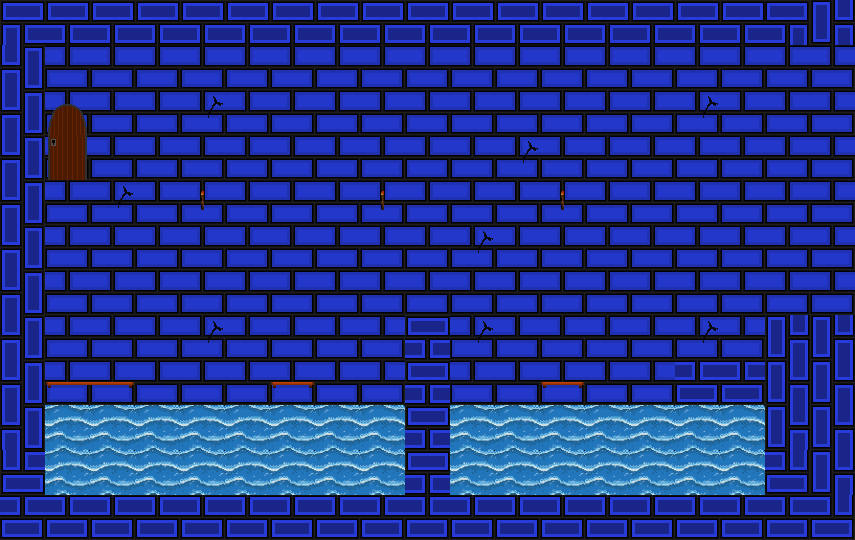

Rendered tile map (Tiled .tmx) drawn with the repository's tilesets; below, a short description and the full map source, tile grids included:
An orthogonal 19x12 tile map with 45x45 px tiles, 2 tile layers (Calque de Tuiles 1, Calque de Tuiles 2), 3 tilesets.

<map version="1.5" tiledversion="1.7.2" orientation="orthogonal" renderorder="right-down" width="19" height="12" tilewidth="45" tileheight="45" infinite="0" nextlayerid="3" nextobjectid="1">
 <tileset firstgid="1" name="briques sol (1)" tilewidth="45" tileheight="45" tilecount="42" columns="6">
  <image source="briques sol.png" width="270" height="315" />
 </tileset>
 <tileset firstgid="43" name="brique v finale" tilewidth="45" tileheight="45" tilecount="16" columns="4">
  <image source="briques_fond.png" width="180" height="180" />
 </tileset>
 <tileset firstgid="59" name="New Piskel" tilewidth="45" tileheight="45" tilecount="16" columns="4">
  <image source="decor.png" width="180" height="180" />
 </tileset>
 <layer id="1" name="Calque de Tuiles 1" width="19" height="12">
  <data encoding="csv">
23,19,19,19,19,19,19,19,19,19,19,19,19,19,19,19,19,2147483671,20,
18,49,49,49,49,49,49,49,49,49,49,49,49,49,49,49,49,49,49,
18,49,49,49,50,49,49,49,49,49,49,49,49,49,49,50,49,49,49,
18,49,49,49,49,49,49,49,49,49,49,50,49,49,49,49,49,49,49,
18,49,50,49,51,49,49,49,51,49,49,49,51,49,49,49,49,49,49,
18,49,49,49,49,49,49,49,49,49,50,49,49,49,49,49,49,49,49,
18,49,49,49,49,49,49,49,49,49,49,49,49,49,49,49,49,49,49,
18,49,49,49,50,49,49,49,49,19,50,49,49,49,49,50,49,20,20,
18,49,49,49,49,49,49,49,49,19,49,49,49,49,49,17,17,20,20,
18,41,41,41,41,41,41,41,41,19,41,41,41,41,41,41,41,20,20,
2147483669,41,41,41,41,41,41,41,41,19,41,41,41,41,41,41,41,21,20,
17,17,17,17,17,17,17,17,17,17,17,17,17,17,17,17,17,17,21
</data>
 </layer>
 <layer id="2" name="Calque de Tuiles 2" width="19" height="12">
  <data encoding="csv">
0,0,0,0,0,0,0,0,0,0,0,0,0,0,0,0,0,0,0,
0,0,0,0,0,0,0,0,0,0,0,0,0,0,0,0,0,0,0,
0,67,0,0,0,0,0,0,0,0,0,0,0,0,0,0,0,0,0,
0,68,0,0,0,0,0,0,0,0,0,0,0,0,0,0,0,0,0,
0,0,0,0,0,0,0,0,0,0,0,0,0,0,0,0,0,0,0,
0,0,0,0,0,0,0,0,0,0,0,0,0,0,0,0,0,0,0,
0,0,0,0,0,0,0,0,0,0,0,0,0,0,0,0,0,0,0,
0,0,0,0,0,0,0,0,0,0,0,0,0,0,0,0,0,0,0,
0,60,61,0,0,0,59,0,0,0,0,0,59,0,0,0,0,0,0,
0,0,0,0,0,0,0,0,0,0,0,0,0,0,0,0,0,0,0,
0,0,0,0,0,0,0,0,0,0,0,0,0,0,0,0,0,0,0,
0,0,0,0,0,0,0,0,0,0,0,0,0,0,0,0,0,0,0
</data>
 </layer>
</map>
